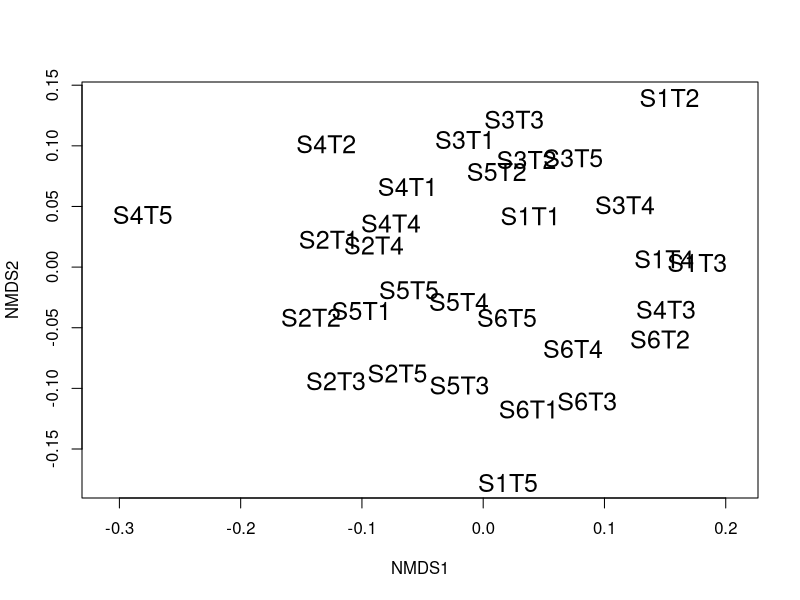
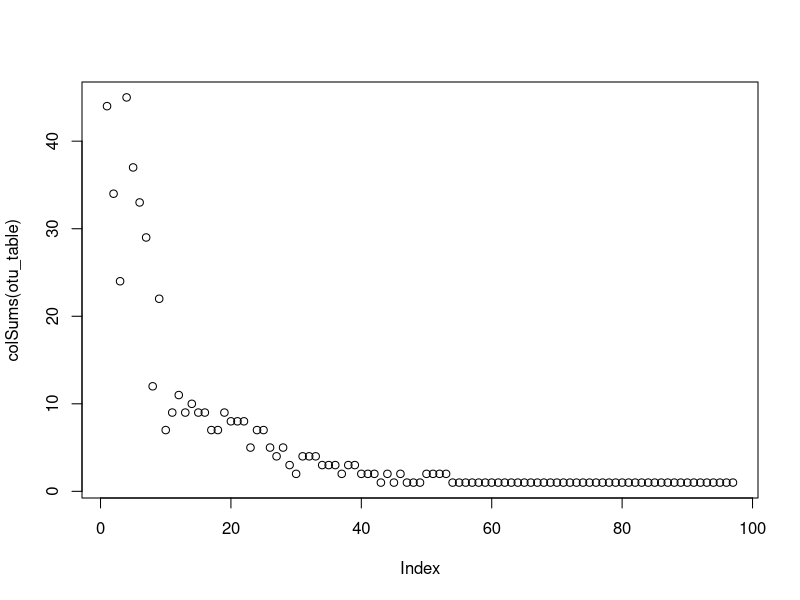
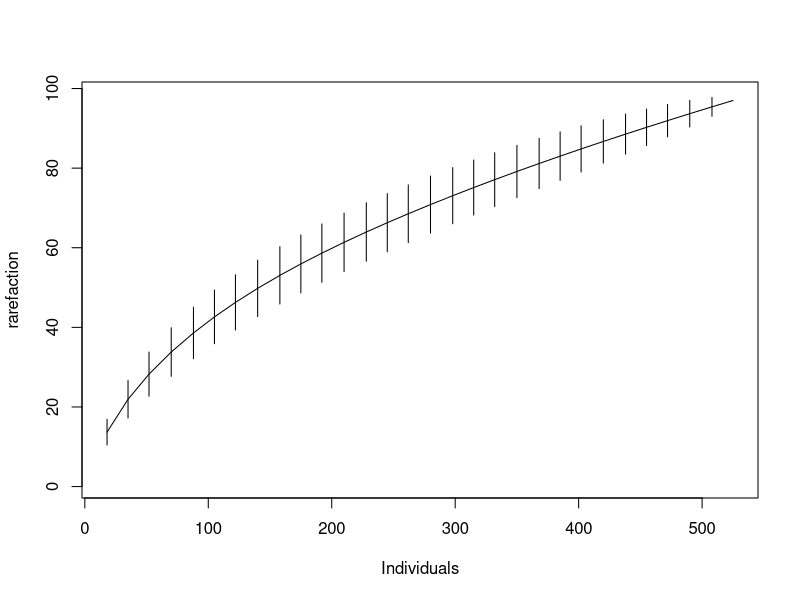
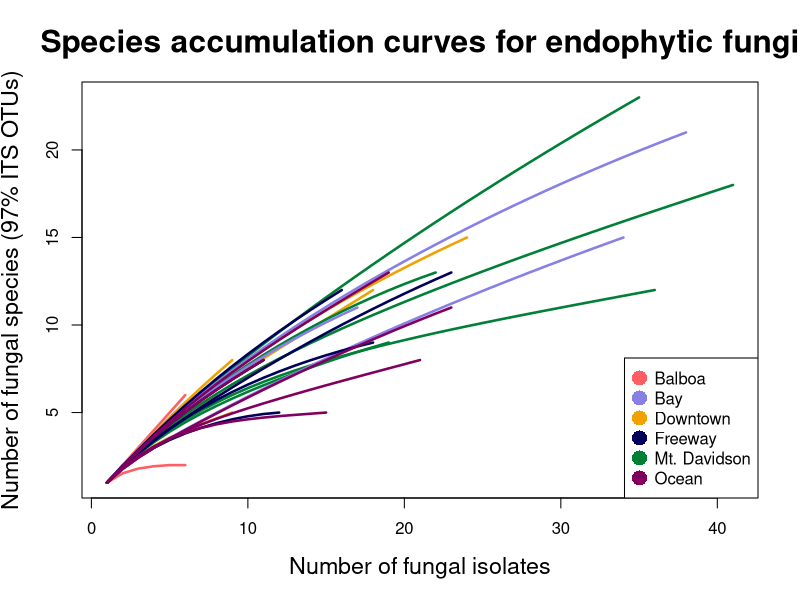
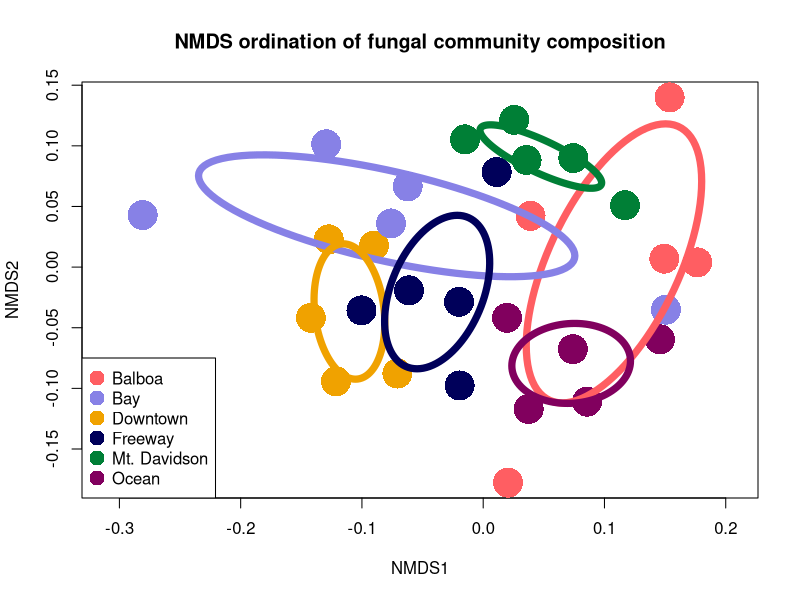

Recreate these plots in R, in order.
# Draft of R script to perform some ecological analyses on clustered data
# originating from single Sanger ITS reads

# Originally written by Naupaka Zimmerman
# nzimmerman@usfca.edu
# August 24, 2017

## TODO: Fix paths for the files

# load libraries
library("dplyr")
library("tidyr")
library("vegan")

# load files
otus <- read.table("seq_with_OTU_ID.txt")
groups <- read.table("groupfile.tsv")
trees <- read.csv("metadata/M_excel_tree_metadata.csv",
                  stringsAsFactors = FALSE)

# count by groups instead of trees
otu_table <- otus %>%
  left_join(groups, by = c("V1" = "V1")) %>%
  group_by(V2.x, V2.y) %>%
  summarize(count = n()) %>%
  spread(V2.x, count, fill = 0)

# get rid of rows with NA
otu_table <- as.data.frame(na.omit(otu_table))

# fix row name problems for vegan
row.names(otu_table) <- otu_table[, 1]
otu_table <- otu_table[, -1]

# drop out USF test sample
otu_table <- otu_table[1:30,]

# do and plot ordination with this matrix
plot(metaMDS(otu_table), type = "t", display = "sites", cex = 1.5)

# fix row names to be more readable
row.names(otu_table) <- c(paste("Balboa - Tree", 1:5),
                         paste("Downtown - Tree", 1:5),
                         paste("Mt. Davidson - Tree", 1:5),
                         paste("Bay - Tree", 1:5),
                         paste("Freeway - Tree", 1:5),
                         paste("Ocean - Tree", 1:5))


#save a pdf of the rarefaction curve
pdf("figures/prelim_rarecurve.pdf")
rare_color = c(rep("#ff5e62", 5),
               rep("#f0a200", 5),
               rep("#007f36", 5),
               rep("#8781e6", 5),
               rep("#00005a", 5),
               rep("#81005e", 5))

group_labels <- c(rep("Balboa", 5),
                  rep("Downtown", 5),
                  rep("Mt. Davidson", 5),
                  rep("Bay", 5),
                  rep("Freeway", 5),
                  rep("Ocean", 5))

rarecurve(otu_table,
          main = "Species accumulation curves for endophytic fungi",
          col = rare_color,
          label = FALSE,
          lwd = 2.5,
          xlab = "Number of fungal isolates",
          ylab = "Number of fungal species (97% ITS OTUs)",
          cex.lab = 1.4,
          cex.main = 1.9)

legend("bottomright",
       legend = levels(factor(group_labels)),
       pch = 16,
       cex = 1,
       pt.cex = 2,
       col = c(rep("#ff5e62"),
               rep("#8781e6"),
               rep("#f0a200"),
               rep("#00005a"),
               rep("#007f36"),
               rep("#81005e")))
dev.off()

# some more species accumulation curves
plot(colSums(otu_table))
plot(specaccum(otu_table, method = "rare"), xvar = "individuals")


# more sophisticaed multi-step ordination plotting
ord_obj <- metaMDS(otu_table)

#make a subset that only containt trees from the second round of sampling
trees_aug <- subset(trees, as.POSIXct(trees$Date_sampled) > as.POSIXct("2017-08-01"))

adonis(otu_table ~ trees_aug$DBH_cm)

pdf("figures/prelim_ordination_proper_color.pdf")
plot(ord_obj,
     display = "sites",
     type = "n",
     main = "NMDS ordination of fungal community composition")

points(ord_obj,
       display = "sites",
       col = c(rep("#ff5e62", 5),
               rep("#f0a200", 5),
               rep("#007f36", 5),
               rep("#8781e6", 5),
               rep("#00005a", 5),
               rep("#81005e", 5)),
       cex = 4,
       pch = 16)

legend("bottomleft",
       legend = levels(factor(group_labels)),
       pch = 16,
       cex = 1,
       pt.cex = 2,
       col = c(rep("#ff5e62"),
               rep("#8781e6"),
               rep("#f0a200"),
               rep("#00005a"),
               rep("#007f36"),
               rep("#81005e")))

ordiellipse(ord_obj,
            groups =group_labels,
            label = FALSE,
            col = c(rep("#ff5e62"),
                    rep("#8781e6"),
                    rep("#f0a200"),
                    rep("#00005a"),
                    rep("#007f36"),
                    rep("#81005e")),
            lwd = 7)
dev.off()
